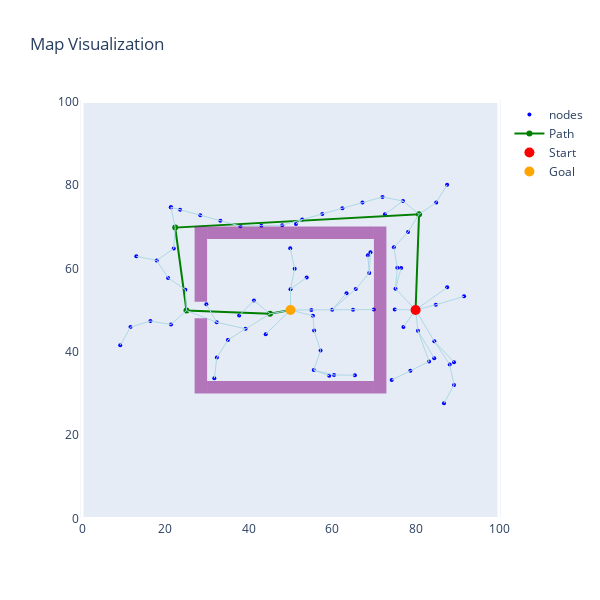

The notebook cell saved with this chart:
### Code cell
visualize_map_shapes(narrow_map.grid, obs=narrow_map.obstacles, start=narrow_map.start, goal=narrow_map.goal, path=result3.path, nodes=list(map(lambda x: x.position, result3.nodes)), edges=result3.edges)

### Figure 1 — Plotly figure (JSON) as saved in the notebook; plotly's stock layout.template omitted (floating-point values rounded to 4 significant figures)
{"data": [{"marker": {"color": "blue", "size": 4}, "mode": "markers", "name": "nodes", "type": "scatter", "x": [80, 50, 75.0, 55.0, 60.0, 65.0, 70.0, 80.56, 80, 75.18, 75.61, 45.09, 44.05, 84.84, 87.57, 39.23, 34.99, 74.79, 80, 50.01, 32.3, 80, 84.5, 51.0, 32.34, 83.23, 80, 29.82, 49.93, 78.19, 88.18, 31.74, 65.65, 78.75, 84.47, 41.23, 25.06, 80.83, 68.88, 80, 80, 69.18, 21.35, 80, 74.27, 55.66, 57.21, 89.22, 91.62, 63.43, 55.58, 84.94, 76.97, 24.79, 20.65, 89.21, 86.81, 16.42, 68.56, 76.53, 80, 11.63, 60.44, 87.56, 80, 9.165, 53.87, 72.07, 77.08, 65.44, 17.93, 67.26, 62.44, 57.63, 52.82, 48.0, 50, 59.29, 37.69, 13.03, 22.01, 72.65, 51.31, 22.36, 43.0, 38.01, 55.39, 21.32, 33.18, 28.36, 23.53, 21.32], "y": [50, 50, 50.12, 50.02, 50.05, 50.07, 50.1, 45.03, 50, 55.12, 60.1, 49.08, 44.19, 51.24, 55.44, 45.49, 42.83, 65.03, 50, 55.0, 47.05, 50, 42.49, 59.9, 38.59, 37.65, 50, 51.39, 64.78, 68.7, 36.93, 33.63, 55.03, 35.42, 38.4, 52.26, 49.88, 72.95, 58.85, 50, 50, 63.84, 46.53, 50, 33.21, 45.07, 40.31, 32.04, 53.27, 54.04, 35.59, 75.79, 76.14, 54.87, 57.69, 37.49, 27.66, 47.35, 63.1, 60.05, 50, 45.9, 34.41, 80.05, 50, 41.55, 57.8, 77.1, 45.95, 34.37, 61.88, 75.75, 74.4, 73.04, 71.69, 70.34, 50, 34.24, 48.69, 62.89, 64.77, 72.99, 70.61, 69.76, 70.22, 70.11, 48.61, 74.65, 71.42, 72.74, 74.05, 74.65]}, {"line": {"color": "green"}, "marker": {"size": 6}, "mode": "lines+markers", "name": "Path", "type": "scatter", "x": [50, 45.09, 25.06, 22.36, 80.83, 80], "y": [50, 49.08, 49.88, 69.76, 72.95, 50]}, {"hoverinfo": "skip", "line": {"color": "lightblue", "width": 1}, "mode": "lines", "showlegend": false, "type": "scatter", "x": [80, 75.0], "y": [50, 50.12]}, {"hoverinfo": "skip", "line": {"color": "lightblue", "width": 1}, "mode": "lines", "showlegend": false, "type": "scatter", "x": [50, 55.0], "y": [50, 50.02]}, {"hoverinfo": "skip", "line": {"color": "lightblue", "width": 1}, "mode": "lines", "showlegend": false, "type": "scatter", "x": [55.0, 60.0], "y": [50.02, 50.05]}, {"hoverinfo": "skip", "line": {"color": "lightblue", "width": 1}, "mode": "lines", "showlegend": false, "type": "scatter", "x": [60.0, 65.0], "y": [50.05, 50.07]}, {"hoverinfo": "skip", "line": {"color": "lightblue", "width": 1}, "mode": "lines", "showlegend": false, "type": "scatter", "x": [65.0, 70.0], "y": [50.07, 50.1]}, {"hoverinfo": "skip", "line": {"color": "lightblue", "width": 1}, "mode": "lines", "showlegend": false, "type": "scatter", "x": [80, 80.56], "y": [50, 45.03]}, {"hoverinfo": "skip", "line": {"color": "lightblue", "width": 1}, "mode": "lines", "showlegend": false, "type": "scatter", "x": [80, 80], "y": [50, 50]}, {"hoverinfo": "skip", "line": {"color": "lightblue", "width": 1}, "mode": "lines", "showlegend": false, "type": "scatter", "x": [80, 75.18], "y": [50, 55.12]}, {"hoverinfo": "skip", "line": {"color": "lightblue", "width": 1}, "mode": "lines", "showlegend": false, "type": "scatter", "x": [75.18, 75.61], "y": [55.12, 60.1]}, {"hoverinfo": "skip", "line": {"color": "lightblue", "width": 1}, "mode": "lines", "showlegend": false, "type": "scatter", "x": [50, 45.09], "y": [50, 49.08]}, {"hoverinfo": "skip", "line": {"color": "lightblue", "width": 1}, "mode": "lines", "showlegend": false, "type": "scatter", "x": [50, 44.05], "y": [50, 44.19]}, {"hoverinfo": "skip", "line": {"color": "lightblue", "width": 1}, "mode": "lines", "showlegend": false, "type": "scatter", "x": [80, 84.84], "y": [50, 51.24]}, {"hoverinfo": "skip", "line": {"color": "lightblue", "width": 1}, "mode": "lines", "showlegend": false, "type": "scatter", "x": [80, 87.57], "y": [50, 55.44]}, {"hoverinfo": "skip", "line": {"color": "lightblue", "width": 1}, "mode": "lines", "showlegend": false, "type": "scatter", "x": [45.09, 39.23], "y": [49.08, 45.49]}, {"hoverinfo": "skip", "line": {"color": "lightblue", "width": 1}, "mode": "lines", "showlegend": false, "type": "scatter", "x": [39.23, 34.99], "y": [45.49, 42.83]}, {"hoverinfo": "skip", "line": {"color": "lightblue", "width": 1}, "mode": "lines", "showlegend": false, "type": "scatter", "x": [75.61, 74.79], "y": [60.1, 65.03]}, {"hoverinfo": "skip", "line": {"color": "lightblue", "width": 1}, "mode": "lines", "showlegend": false, "type": "scatter", "x": [80, 80], "y": [50, 50]}, {"hoverinfo": "skip", "line": {"color": "lightblue", "width": 1}, "mode": "lines", "showlegend": false, "type": "scatter", "x": [50, 50.01], "y": [50, 55.0]}, {"hoverinfo": "skip", "line": {"color": "lightblue", "width": 1}, "mode": "lines", "showlegend": false, "type": "scatter", "x": [39.23, 32.3], "y": [45.49, 47.05]}, {"hoverinfo": "skip", "line": {"color": "lightblue", "width": 1}, "mode": "lines", "showlegend": false, "type": "scatter", "x": [80, 80], "y": [50, 50]}, {"hoverinfo": "skip", "line": {"color": "lightblue", "width": 1}, "mode": "lines", "showlegend": false, "type": "scatter", "x": [80, 84.5], "y": [50, 42.49]}, {"hoverinfo": "skip", "line": {"color": "lightblue", "width": 1}, "mode": "lines", "showlegend": false, "type": "scatter", "x": [50.01, 51.0], "y": [55.0, 59.9]}, {"hoverinfo": "skip", "line": {"color": "lightblue", "width": 1}, "mode": "lines", "showlegend": false, "type": "scatter", "x": [34.99, 32.34], "y": [42.83, 38.59]}, {"hoverinfo": "skip", "line": {"color": "lightblue", "width": 1}, "mode": "lines", "showlegend": false, "type": "scatter", "x": [80.56, 83.23], "y": [45.03, 37.65]}, {"hoverinfo": "skip", "line": {"color": "lightblue", "width": 1}, "mode": "lines", "showlegend": false, "type": "scatter", "x": [80, 80], "y": [50, 50]}, {"hoverinfo": "skip", "line": {"color": "lightblue", "width": 1}, "mode": "lines", "showlegend": false, "type": "scatter", "x": [32.3, 29.82], "y": [47.05, 51.39]}, {"hoverinfo": "skip", "line": {"color": "lightblue", "width": 1}, "mode": "lines", "showlegend": false, "type": "scatter", "x": [51.0, 49.93], "y": [59.9, 64.78]}, {"hoverinfo": "skip", "line": {"color": "lightblue", "width": 1}, "mode": "lines", "showlegend": false, "type": "scatter", "x": [74.79, 78.19], "y": [65.03, 68.7]}, {"hoverinfo": "skip", "line": {"color": "lightblue", "width": 1}, "mode": "lines", "showlegend": false, "type": "scatter", "x": [84.5, 88.18], "y": [42.49, 36.93]}, {"hoverinfo": "skip", "line": {"color": "lightblue", "width": 1}, "mode": "lines", "showlegend": false, "type": "scatter", "x": [32.34, 31.74], "y": [38.59, 33.63]}, {"hoverinfo": "skip", "line": {"color": "lightblue", "width": 1}, "mode": "lines", "showlegend": false, "type": "scatter", "x": [60.0, 65.65], "y": [50.05, 55.03]}, {"hoverinfo": "skip", "line": {"color": "lightblue", "width": 1}, "mode": "lines", "showlegend": false, "type": "scatter", "x": [83.23, 78.75], "y": [37.65, 35.42]}, {"hoverinfo": "skip", "line": {"color": "lightblue", "width": 1}, "mode": "lines", "showlegend": false, "type": "scatter", "x": [80.56, 84.47], "y": [45.03, 38.4]}, {"hoverinfo": "skip", "line": {"color": "lightblue", "width": 1}, "mode": "lines", "showlegend": false, "type": "scatter", "x": [45.09, 41.23], "y": [49.08, 52.26]}, {"hoverinfo": "skip", "line": {"color": "lightblue", "width": 1}, "mode": "lines", "showlegend": false, "type": "scatter", "x": [32.3, 25.06], "y": [47.05, 49.88]}, {"hoverinfo": "skip", "line": {"color": "lightblue", "width": 1}, "mode": "lines", "showlegend": false, "type": "scatter", "x": [78.19, 80.83], "y": [68.7, 72.95]}, {"hoverinfo": "skip", "line": {"color": "lightblue", "width": 1}, "mode": "lines", "showlegend": false, "type": "scatter", "x": [65.65, 68.88], "y": [55.03, 58.85]}, {"hoverinfo": "skip", "line": {"color": "lightblue", "width": 1}, "mode": "lines", "showlegend": false, "type": "scatter", "x": [80, 80], "y": [50, 50]}, {"hoverinfo": "skip", "line": {"color": "lightblue", "width": 1}, "mode": "lines", "showlegend": false, "type": "scatter", "x": [80, 80], "y": [50, 50]}, {"hoverinfo": "skip", "line": {"color": "lightblue", "width": 1}, "mode": "lines", "showlegend": false, "type": "scatter", "x": [68.88, 69.18], "y": [58.85, 63.84]}, {"hoverinfo": "skip", "line": {"color": "lightblue", "width": 1}, "mode": "lines", "showlegend": false, "type": "scatter", "x": [25.06, 21.35], "y": [49.88, 46.53]}, {"hoverinfo": "skip", "line": {"color": "lightblue", "width": 1}, "mode": "lines", "showlegend": false, "type": "scatter", "x": [80, 80], "y": [50, 50]}, {"hoverinfo": "skip", "line": {"color": "lightblue", "width": 1}, "mode": "lines", "showlegend": false, "type": "scatter", "x": [78.75, 74.27], "y": [35.42, 33.21]}, {"hoverinfo": "skip", "line": {"color": "lightblue", "width": 1}, "mode": "lines", "showlegend": false, "type": "scatter", "x": [55.66, 57.21], "y": [45.07, 40.31]}, {"hoverinfo": "skip", "line": {"color": "lightblue", "width": 1}, "mode": "lines", "showlegend": false, "type": "scatter", "x": [88.18, 89.22], "y": [36.93, 32.04]}, {"hoverinfo": "skip", "line": {"color": "lightblue", "width": 1}, "mode": "lines", "showlegend": false, "type": "scatter", "x": [84.84, 91.62], "y": [51.24, 53.27]}, {"hoverinfo": "skip", "line": {"color": "lightblue", "width": 1}, "mode": "lines", "showlegend": false, "type": "scatter", "x": [60.0, 63.43], "y": [50.05, 54.04]}, {"hoverinfo": "skip", "line": {"color": "lightblue", "width": 1}, "mode": "lines", "showlegend": false, "type": "scatter", "x": [57.21, 55.58], "y": [40.31, 35.59]}, {"hoverinfo": "skip", "line": {"color": "lightblue", "width": 1}, "mode": "lines", "showlegend": false, "type": "scatter", "x": [80.83, 84.94], "y": [72.95, 75.79]}, {"hoverinfo": "skip", "line": {"color": "lightblue", "width": 1}, "mode": "lines", "showlegend": false, "type": "scatter", "x": [80.83, 76.97], "y": [72.95, 76.14]}, {"hoverinfo": "skip", "line": {"color": "lightblue", "width": 1}, "mode": "lines", "showlegend": false, "type": "scatter", "x": [25.06, 24.79], "y": [49.88, 54.87]}, {"hoverinfo": "skip", "line": {"color": "lightblue", "width": 1}, "mode": "lines", "showlegend": false, "type": "scatter", "x": [24.79, 20.65], "y": [54.87, 57.69]}, {"hoverinfo": "skip", "line": {"color": "lightblue", "width": 1}, "mode": "lines", "showlegend": false, "type": "scatter", "x": [84.5, 89.21], "y": [42.49, 37.49]}, {"hoverinfo": "skip", "line": {"color": "lightblue", "width": 1}, "mode": "lines", "showlegend": false, "type": "scatter", "x": [89.22, 86.81], "y": [32.04, 27.66]}, {"hoverinfo": "skip", "line": {"color": "lightblue", "width": 1}, "mode": "lines", "showlegend": false, "type": "scatter", "x": [21.35, 16.42], "y": [46.53, 47.35]}, {"hoverinfo": "skip", "line": {"color": "lightblue", "width": 1}, "mode": "lines", "showlegend": false, "type": "scatter", "x": [68.88, 68.56], "y": [58.85, 63.1]}, {"hoverinfo": "skip", "line": {"color": "lightblue", "width": 1}, "mode": "lines", "showlegend": false, "type": "scatter", "x": [75.18, 76.53], "y": [55.12, 60.05]}, {"hoverinfo": "skip", "line": {"color": "lightblue", "width": 1}, "mode": "lines", "showlegend": false, "type": "scatter", "x": [80, 80], "y": [50, 50]}, {"hoverinfo": "skip", "line": {"color": "lightblue", "width": 1}, "mode": "lines", "showlegend": false, "type": "scatter", "x": [16.42, 11.63], "y": [47.35, 45.9]}, {"hoverinfo": "skip", "line": {"color": "lightblue", "width": 1}, "mode": "lines", "showlegend": false, "type": "scatter", "x": [55.58, 60.44], "y": [35.59, 34.41]}, {"hoverinfo": "skip", "line": {"color": "lightblue", "width": 1}, "mode": "lines", "showlegend": false, "type": "scatter", "x": [84.94, 87.56], "y": [75.79, 80.05]}, {"hoverinfo": "skip", "line": {"color": "lightblue", "width": 1}, "mode": "lines", "showlegend": false, "type": "scatter", "x": [80, 80], "y": [50, 50]}, {"hoverinfo": "skip", "line": {"color": "lightblue", "width": 1}, "mode": "lines", "showlegend": false, "type": "scatter", "x": [11.63, 9.165], "y": [45.9, 41.55]}, {"hoverinfo": "skip", "line": {"color": "lightblue", "width": 1}, "mode": "lines", "showlegend": false, "type": "scatter", "x": [50.01, 53.87], "y": [55.0, 57.8]}, {"hoverinfo": "skip", "line": {"color": "lightblue", "width": 1}, "mode": "lines", "showlegend": false, "type": "scatter", "x": [76.97, 72.07], "y": [76.14, 77.1]}, {"hoverinfo": "skip", "line": {"color": "lightblue", "width": 1}, "mode": "lines", "showlegend": false, "type": "scatter", "x": [80, 77.08], "y": [50, 45.95]}, {"hoverinfo": "skip", "line": {"color": "lightblue", "width": 1}, "mode": "lines", "showlegend": false, "type": "scatter", "x": [60.44, 65.44], "y": [34.41, 34.37]}, {"hoverinfo": "skip", "line": {"color": "lightblue", "width": 1}, "mode": "lines", "showlegend": false, "type": "scatter", "x": [20.65, 17.93], "y": [57.69, 61.88]}, {"hoverinfo": "skip", "line": {"color": "lightblue", "width": 1}, "mode": "lines", "showlegend": false, "type": "scatter", "x": [72.07, 67.26], "y": [77.1, 75.75]}, {"hoverinfo": "skip", "line": {"color": "lightblue", "width": 1}, "mode": "lines", "showlegend": false, "type": "scatter", "x": [67.26, 62.44], "y": [75.75, 74.4]}, {"hoverinfo": "skip", "line": {"color": "lightblue", "width": 1}, "mode": "lines", "showlegend": false, "type": "scatter", "x": [62.44, 57.63], "y": [74.4, 73.04]}, {"hoverinfo": "skip", "line": {"color": "lightblue", "width": 1}, "mode": "lines", "showlegend": false, "type": "scatter", "x": [57.63, 52.82], "y": [73.04, 71.69]}, {"hoverinfo": "skip", "line": {"color": "lightblue", "width": 1}, "mode": "lines", "showlegend": false, "type": "scatter", "x": [52.82, 48.0], "y": [71.69, 70.34]}, {"hoverinfo": "skip", "line": {"color": "lightblue", "width": 1}, "mode": "lines", "showlegend": false, "type": "scatter", "x": [50, 50], "y": [50, 50]}, {"hoverinfo": "skip", "line": {"color": "lightblue", "width": 1}, "mode": "lines", "showlegend": false, "type": "scatter", "x": [55.58, 59.29], "y": [35.59, 34.24]}, {"hoverinfo": "skip", "line": {"color": "lightblue", "width": 1}, "mode": "lines", "showlegend": false, "type": "scatter", "x": [41.23, 37.69], "y": [52.26, 48.69]}, {"hoverinfo": "skip", "line": {"color": "lightblue", "width": 1}, "mode": "lines", "showlegend": false, "type": "scatter", "x": [17.93, 13.03], "y": [61.88, 62.89]}, {"hoverinfo": "skip", "line": {"color": "lightblue", "width": 1}, "mode": "lines", "showlegend": false, "type": "scatter", "x": [17.93, 22.01], "y": [61.88, 64.77]}, {"hoverinfo": "skip", "line": {"color": "lightblue", "width": 1}, "mode": "lines", "showlegend": false, "type": "scatter", "x": [76.97, 72.65], "y": [76.14, 72.99]}, {"hoverinfo": "skip", "line": {"color": "lightblue", "width": 1}, "mode": "lines", "showlegend": false, "type": "scatter", "x": [52.82, 51.31], "y": [71.69, 70.61]}, {"hoverinfo": "skip", "line": {"color": "lightblue", "width": 1}, "mode": "lines", "showlegend": false, "type": "scatter", "x": [22.01, 22.36], "y": [64.77, 69.76]}, {"hoverinfo": "skip", "line": {"color": "lightblue", "width": 1}, "mode": "lines", "showlegend": false, "type": "scatter", "x": [48.0, 43.0], "y": [70.34, 70.22]}, {"hoverinfo": "skip", "line": {"color": "lightblue", "width": 1}, "mode": "lines", "showlegend": false, "type": "scatter", "x": [43.0, 38.01], "y": [70.22, 70.11]}, {"hoverinfo": "skip", "line": {"color": "lightblue", "width": 1}, "mode": "lines", "showlegend": false, "type": "scatter", "x": [50, 55.39], "y": [50, 48.61]}, {"hoverinfo": "skip", "line": {"color": "lightblue", "width": 1}, "mode": "lines", "showlegend": false, "type": "scatter", "x": [55.39, 55.66], "y": [48.61, 45.07]}, {"hoverinfo": "skip", "line": {"color": "lightblue", "width": 1}, "mode": "lines", "showlegend": false, "type": "scatter", "x": [22.36, 21.32], "y": [69.76, 74.65]}, {"hoverinfo": "skip", "line": {"color": "lightblue", "width": 1}, "mode": "lines", "showlegend": false, "type": "scatter", "x": [38.01, 33.18], "y": [70.11, 71.42]}, {"hoverinfo": "skip", "line": {"color": "lightblue", "width": 1}, "mode": "lines", "showlegend": false, "type": "scatter", "x": [33.18, 28.36], "y": [71.42, 72.74]}, {"hoverinfo": "skip", "line": {"color": "lightblue", "width": 1}, "mode": "lines", "showlegend": false, "type": "scatter", "x": [28.36, 23.53], "y": [72.74, 74.05]}, {"hoverinfo": "skip", "line": {"color": "lightblue", "width": 1}, "mode": "lines", "showlegend": false, "type": "scatter", "x": [23.53, 21.32], "y": [74.05, 74.65]}, {"marker": {"color": "red", "size": 10}, "mode": "markers", "name": "Start", "type": "scatter", "x": [80], "y": [50]}, {"marker": {"color": "orange", "size": 10}, "mode": "markers", "name": "Goal", "type": "scatter", "x": [50], "y": [50]}], "layout": {"height": 600, "shapes": [{"fillcolor": "purple", "line": {"width": 0}, "opacity": 0.5, "type": "rect", "x0": 27, "x1": 30, "y0": 52, "y1": 70}, {"fillcolor": "purple", "line": {"width": 0}, "opacity": 0.5, "type": "rect", "x0": 27, "x1": 30, "y0": 30, "y1": 48}, {"fillcolor": "purple", "line": {"width": 0}, "opacity": 0.5, "type": "rect", "x0": 70, "x1": 73, "y0": 30, "y1": 70}, {"fillcolor": "purple", "line": {"width": 0}, "opacity": 0.5, "type": "rect", "x0": 30, "x1": 70, "y0": 30, "y1": 33}, {"fillcolor": "purple", "line": {"width": 0}, "opacity": 0.5, "type": "rect", "x0": 30, "x1": 70, "y0": 67, "y1": 70}, {"fillcolor": "rgba(0,0,0,0)", "layer": "above", "line": {"color": "white", "width": 3}, "type": "rect", "x0": 0, "x1": 100, "y0": 0, "y1": 100}], "title": {"text": "Map Visualization"}, "width": 600, "xaxis": {"scaleanchor": "y", "showgrid": false}, "yaxis": {"showgrid": false}}}
